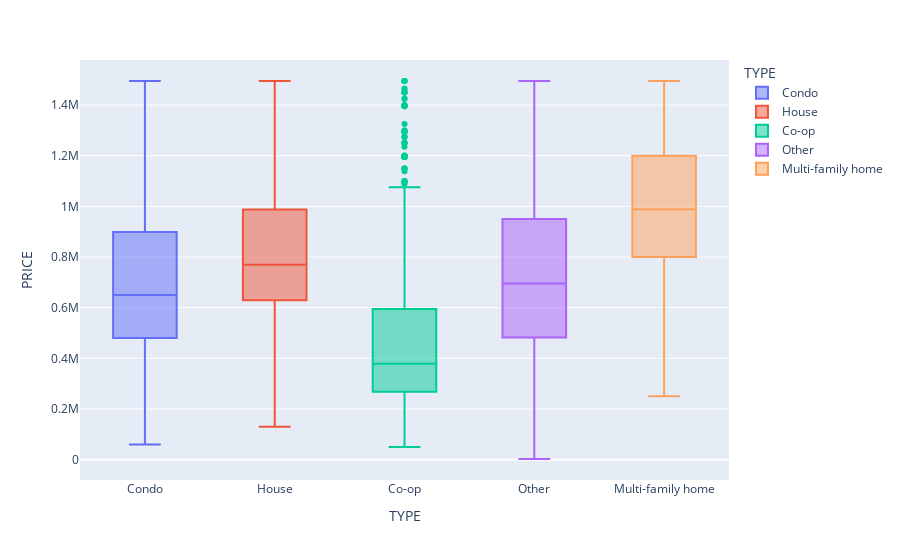

The code cell stored with this chart in its notebook:
### Code cell
fig = px.box(data_frame=df , x = 'TYPE' , y = 'PRICE' , color = 'TYPE')

fig.show()

### Figure 1 — Plotly figure (JSON) as saved in the notebook; plotly's stock layout.template omitted (floating-point values rounded to 4 significant figures; data arrays with more than 128 entries replaced by an {"elided": "..."} marker saying what was removed)
{"data": [{"alignmentgroup": "True", "hovertemplate": "TYPE=%{x}<br>PRICE=%{y}<extra></extra>", "legendgroup": "Condo", "marker": {"color": "#636efa"}, "name": "Condo", "notched": false, "offsetgroup": "Condo", "orientation": "v", "showlegend": true, "type": "box", "x": {"elided": "597 str values"}, "x0": " ", "xaxis": "x", "y": {"elided": "597 int values"}, "y0": " ", "yaxis": "y"}, {"alignmentgroup": "True", "hovertemplate": "TYPE=%{x}<br>PRICE=%{y}<extra></extra>", "legendgroup": "House", "marker": {"color": "#EF553B"}, "name": "House", "notched": false, "offsetgroup": "House", "orientation": "v", "showlegend": true, "type": "box", "x": {"elided": "821 str values"}, "x0": " ", "xaxis": "x", "y": {"elided": "821 int values"}, "y0": " ", "yaxis": "y"}, {"alignmentgroup": "True", "hovertemplate": "TYPE=%{x}<br>PRICE=%{y}<extra></extra>", "legendgroup": "Co-op", "marker": {"color": "#00cc96"}, "name": "Co-op", "notched": false, "offsetgroup": "Co-op", "orientation": "v", "showlegend": true, "type": "box", "x": {"elided": "1254 str values"}, "x0": " ", "xaxis": "x", "y": {"elided": "1254 int values"}, "y0": " ", "yaxis": "y"}, {"alignmentgroup": "True", "hovertemplate": "TYPE=%{x}<br>PRICE=%{y}<extra></extra>", "legendgroup": "Other", "marker": {"color": "#ab63fa"}, "name": "Other", "notched": false, "offsetgroup": "Other", "orientation": "v", "showlegend": true, "type": "box", "x": {"elided": "432 str values"}, "x0": " ", "xaxis": "x", "y": {"elided": "432 int values"}, "y0": " ", "yaxis": "y"}, {"alignmentgroup": "True", "hovertemplate": "TYPE=%{x}<br>PRICE=%{y}<extra></extra>", "legendgroup": "Multi-family home", "marker": {"color": "#FFA15A"}, "name": "Multi-family home", "notched": false, "offsetgroup": "Multi-family home", "orientation": "v", "showlegend": true, "type": "box", "x": {"elided": "501 str values"}, "x0": " ", "xaxis": "x", "y": {"elided": "501 int values"}, "y0": " ", "yaxis": "y"}], "layout": {"boxmode": "overlay", "legend": {"title": {"text": "TYPE"}, "tracegroupgap": 0}, "margin": {"t": 60}, "xaxis": {"anchor": "y", "categoryarray": ["Condo", "House", "Co-op", "Other", "Multi-family home"], "categoryorder": "array", "domain": [0, 1], "title": {"text": "TYPE"}}, "yaxis": {"anchor": "x", "domain": [0, 1], "title": {"text": "PRICE"}}}}
